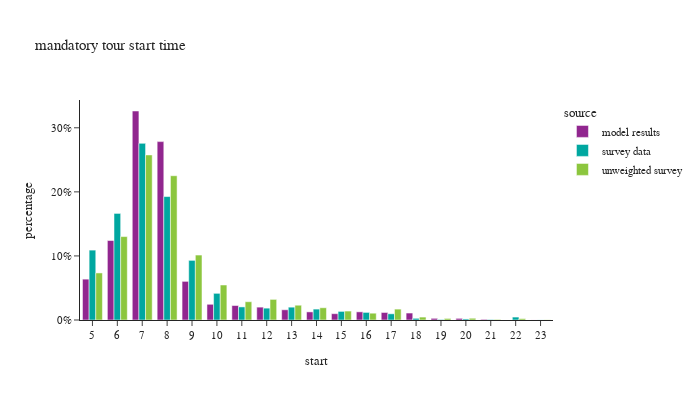

The notebook cell saved with this chart:
### Code cell
df_plot = m_tour_data.groupby(['source','start'])[['tour_weight']].sum().reset_index()
df_plot['percentage'] = df_plot.groupby(['source'], group_keys=False)['tour_weight']. \
    apply(lambda x: x / float(x.sum()))

fig = px.bar(df_plot, x="start", y="percentage", color="source",barmode="group",
             title="mandatory tour start time")
fig.for_each_annotation(lambda a: a.update(text = a.text.split("=")[-1]))
fig.update_layout(height=400, width=700, yaxis=dict(tickformat=".0%"), xaxis=dict(dtick="1"))
fig.show()

### Figure 1 — Plotly figure (JSON) as saved in the notebook; plotly's stock layout.template omitted (floating-point values rounded to 4 significant figures)
{"data": [{"alignmentgroup": "True", "hovertemplate": "source=model results<br>start=%{x}<br>percentage=%{y}<extra></extra>", "legendgroup": "model results", "marker": {"color": "#91268F", "pattern": {"shape": ""}}, "name": "model results", "offsetgroup": "model results", "orientation": "v", "showlegend": true, "textposition": "auto", "type": "bar", "x": [5.0, 6.0, 7.0, 8.0, 9.0, 10.0, 11.0, 12.0, 13.0, 14.0, 15.0, 16.0, 17.0, 18.0, 19.0, 20.0, 21.0, 22.0, 23.0], "xaxis": "x", "y": [0.06376, 0.124, 0.3262, 0.2784, 0.06029, 0.02453, 0.02258, 0.02009, 0.01597, 0.01267, 0.009866, 0.01273, 0.01173, 0.01086, 0.002583, 0.002546, 0.001031, 4.431e-05, 7.499e-05], "yaxis": "y"}, {"alignmentgroup": "True", "hovertemplate": "source=survey data<br>start=%{x}<br>percentage=%{y}<extra></extra>", "legendgroup": "survey data", "marker": {"color": "#00A7A0", "pattern": {"shape": ""}}, "name": "survey data", "offsetgroup": "survey data", "orientation": "v", "showlegend": true, "textposition": "auto", "type": "bar", "x": [5.0, 6.0, 7.0, 8.0, 9.0, 10.0, 11.0, 12.0, 13.0, 14.0, 15.0, 16.0, 17.0, 18.0, 19.0, 20.0, 21.0, 22.0, 23.0], "xaxis": "x", "y": [0.1091, 0.1663, 0.2757, 0.1927, 0.09307, 0.04162, 0.02043, 0.0185, 0.02003, 0.01702, 0.01342, 0.01187, 0.009677, 0.002627, 0.000804, 0.001632, 0.0007865, 0.004571, 0.0001568], "yaxis": "y"}, {"alignmentgroup": "True", "hovertemplate": "source=unweighted survey<br>start=%{x}<br>percentage=%{y}<extra></extra>", "legendgroup": "unweighted survey", "marker": {"color": "#8CC63E", "pattern": {"shape": ""}}, "name": "unweighted survey", "offsetgroup": "unweighted survey", "orientation": "v", "showlegend": true, "textposition": "auto", "type": "bar", "x": [5.0, 6.0, 7.0, 8.0, 9.0, 10.0, 11.0, 12.0, 13.0, 14.0, 15.0, 16.0, 17.0, 18.0, 19.0, 20.0, 21.0, 22.0, 23.0], "xaxis": "x", "y": [0.07344, 0.1302, 0.2577, 0.2252, 0.1014, 0.05463, 0.02853, 0.03217, 0.02307, 0.01912, 0.01396, 0.01062, 0.017, 0.004552, 0.002428, 0.002731, 0.0009105, 0.002124, 0.0003035], "yaxis": "y"}], "layout": {"barmode": "group", "height": 400, "legend": {"title": {"text": "source"}, "tracegroupgap": 0}, "title": {"text": "mandatory tour start time"}, "width": 700, "xaxis": {"anchor": "y", "domain": [0.0, 1.0], "dtick": "1", "title": {"text": "start"}}, "yaxis": {"anchor": "x", "domain": [0.0, 1.0], "tickformat": ".0%", "title": {"text": "percentage"}}}}
